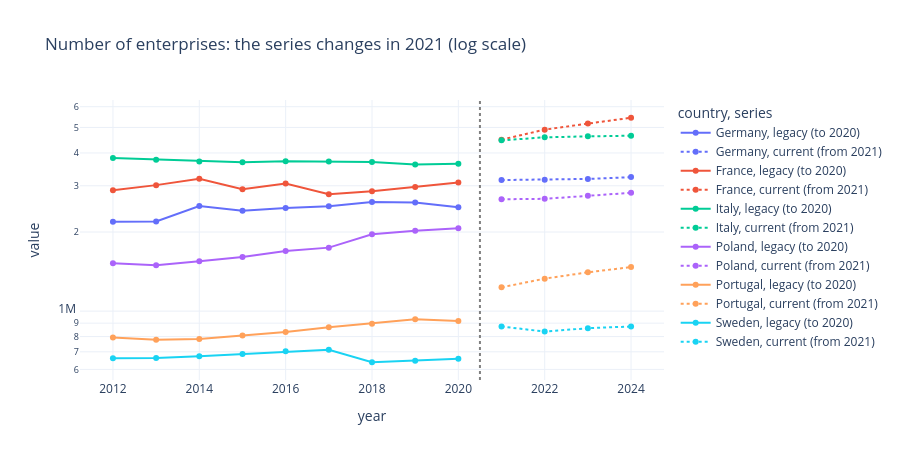

The cell this chart's notebook holds for it:
### Markdown cell above
### 3.6 A known data break: Eurostat business statistics, 2020 → 2021
The enterprise count comes from two different tables. The legacy table ends in **2020**; the current one starts in **2021** with a wider scope and different rules. **Levels jump about 33% between 2020 and 2021 in the median country, which is not real growth.** There is no overlapping year, so the two cannot be converted into one series. For now they are stored as separate indicators and should not be joined into a single time line.

### Code cell
brk = q("""
SELECT f.iso3, f.year, f.value, CASE WHEN i.source_code = 'sbs_na_sca_r2' THEN 'legacy (to 2020)' ELSE 'current (from 2021)' END AS series
FROM fact_country_year f JOIN dim_indicator i USING (indicator_id)
WHERE i.indicator_id LIKE '%V11110%' OR (i.source_code = 'sbs_sc_ovw' AND i.filters::VARCHAR LIKE '%ENT_NR%')
""")
brk = brk[brk.iso3.isin(["SWE", "FRA", "DEU", "ITA", "POL", "PRT"])].assign(country=lambda d: d.iso3.map(names))
fig = px.line(brk, x="year", y="value", color="country", line_dash="series", markers=True, log_y=True,
              title="Number of enterprises: the series changes in 2021 (log scale)")
fig.add_vline(x=2020.5, line_dash="dot", line_color="grey")
fig.update_layout(height=460)
fig.show()

### Figure 1 — Plotly figure (JSON) as saved in the notebook; plotly's stock layout.template omitted (floating-point values rounded to 4 significant figures)
{"data": [{"hovertemplate": "country=Germany<br>series=legacy (to 2020)<br>year=%{x}<br>value=%{y}<extra></extra>", "legendgroup": "Germany, legacy (to 2020)", "line": {"color": "#636efa", "dash": "solid"}, "marker": {"symbol": "circle"}, "mode": "lines+markers", "name": "Germany, legacy (to 2020)", "orientation": "v", "showlegend": true, "type": "scatter", "x": [2012, 2013, 2014, 2015, 2016, 2017, 2018, 2019, 2020], "xaxis": "x", "y": [2190000.0, 2193000.0, 2510000.0, 2408000.0, 2468000.0, 2504000.0, 2601000.0, 2593000.0, 2486000.0], "yaxis": "y"}, {"hovertemplate": "country=Germany<br>series=current (from 2021)<br>year=%{x}<br>value=%{y}<extra></extra>", "legendgroup": "Germany, current (from 2021)", "line": {"color": "#636efa", "dash": "dot"}, "marker": {"symbol": "circle"}, "mode": "lines+markers", "name": "Germany, current (from 2021)", "orientation": "v", "showlegend": true, "type": "scatter", "x": [2021, 2022, 2023, 2024], "xaxis": "x", "y": [3155000.0, 3160000.0, 3185000.0, 3236000.0], "yaxis": "y"}, {"hovertemplate": "country=France<br>series=legacy (to 2020)<br>year=%{x}<br>value=%{y}<extra></extra>", "legendgroup": "France, legacy (to 2020)", "line": {"color": "#EF553B", "dash": "solid"}, "marker": {"symbol": "circle"}, "mode": "lines+markers", "name": "France, legacy (to 2020)", "orientation": "v", "showlegend": true, "type": "scatter", "x": [2012, 2013, 2014, 2015, 2016, 2017, 2018, 2019, 2020], "xaxis": "x", "y": [2882000.0, 3017000.0, 3188000.0, 2909000.0, 3058000.0, 2784000.0, 2860000.0, 2968000.0, 3084000.0], "yaxis": "y"}, {"hovertemplate": "country=France<br>series=current (from 2021)<br>year=%{x}<br>value=%{y}<extra></extra>", "legendgroup": "France, current (from 2021)", "line": {"color": "#EF553B", "dash": "dot"}, "marker": {"symbol": "circle"}, "mode": "lines+markers", "name": "France, current (from 2021)", "orientation": "v", "showlegend": true, "type": "scatter", "x": [2021, 2022, 2023, 2024], "xaxis": "x", "y": [4493000.0, 4907000.0, 5174000.0, 5446000.0], "yaxis": "y"}, {"hovertemplate": "country=Italy<br>series=legacy (to 2020)<br>year=%{x}<br>value=%{y}<extra></extra>", "legendgroup": "Italy, legacy (to 2020)", "line": {"color": "#00cc96", "dash": "solid"}, "marker": {"symbol": "circle"}, "mode": "lines+markers", "name": "Italy, legacy (to 2020)", "orientation": "v", "showlegend": true, "type": "scatter", "x": [2012, 2013, 2014, 2015, 2016, 2017, 2018, 2019, 2020], "xaxis": "x", "y": [3825000.0, 3771000.0, 3715000.0, 3683000.0, 3720000.0, 3712000.0, 3698000.0, 3617000.0, 3640000.0], "yaxis": "y"}, {"hovertemplate": "country=Italy<br>series=current (from 2021)<br>year=%{x}<br>value=%{y}<extra></extra>", "legendgroup": "Italy, current (from 2021)", "line": {"color": "#00cc96", "dash": "dot"}, "marker": {"symbol": "circle"}, "mode": "lines+markers", "name": "Italy, current (from 2021)", "orientation": "v", "showlegend": true, "type": "scatter", "x": [2021, 2022, 2023, 2024], "xaxis": "x", "y": [4466000.0, 4587000.0, 4625000.0, 4652000.0], "yaxis": "y"}, {"hovertemplate": "country=Poland<br>series=legacy (to 2020)<br>year=%{x}<br>value=%{y}<extra></extra>", "legendgroup": "Poland, legacy (to 2020)", "line": {"color": "#ab63fa", "dash": "solid"}, "marker": {"symbol": "circle"}, "mode": "lines+markers", "name": "Poland, legacy (to 2020)", "orientation": "v", "showlegend": true, "type": "scatter", "x": [2012, 2013, 2014, 2015, 2016, 2017, 2018, 2019, 2020], "xaxis": "x", "y": [1520000.0, 1493000.0, 1549000.0, 1607000.0, 1695000.0, 1744000.0, 1960000.0, 2022000.0, 2066000.0], "yaxis": "y"}, {"hovertemplate": "country=Poland<br>series=current (from 2021)<br>year=%{x}<br>value=%{y}<extra></extra>", "legendgroup": "Poland, current (from 2021)", "line": {"color": "#ab63fa", "dash": "dot"}, "marker": {"symbol": "circle"}, "mode": "lines+markers", "name": "Poland, current (from 2021)", "orientation": "v", "showlegend": true, "type": "scatter", "x": [2021, 2022, 2023, 2024], "xaxis": "x", "y": [2665000.0, 2676000.0, 2746000.0, 2821000.0], "yaxis": "y"}, {"hovertemplate": "country=Portugal<br>series=legacy (to 2020)<br>year=%{x}<br>value=%{y}<extra></extra>", "legendgroup": "Portugal, legacy (to 2020)", "line": {"color": "#FFA15A", "dash": "solid"}, "marker": {"symbol": "circle"}, "mode": "lines+markers", "name": "Portugal, legacy (to 2020)", "orientation": "v", "showlegend": true, "type": "scatter", "x": [2012, 2013, 2014, 2015, 2016, 2017, 2018, 2019, 2020], "xaxis": "x", "y": [793100.0, 777300.0, 782800.0, 807200.0, 833000.0, 868100.0, 895800.0, 930300.0, 916300.0], "yaxis": "y"}, {"hovertemplate": "country=Portugal<br>series=current (from 2021)<br>year=%{x}<br>value=%{y}<extra></extra>", "legendgroup": "Portugal, current (from 2021)", "line": {"color": "#FFA15A", "dash": "dot"}, "marker": {"symbol": "circle"}, "mode": "lines+markers", "name": "Portugal, current (from 2021)", "orientation": "v", "showlegend": true, "type": "scatter", "x": [2021, 2022, 2023, 2024], "xaxis": "x", "y": [1232000.0, 1329000.0, 1405000.0, 1471000.0], "yaxis": "y"}, {"hovertemplate": "country=Sweden<br>series=legacy (to 2020)<br>year=%{x}<br>value=%{y}<extra></extra>", "legendgroup": "Sweden, legacy (to 2020)", "line": {"color": "#19d3f3", "dash": "solid"}, "marker": {"symbol": "circle"}, "mode": "lines+markers", "name": "Sweden, legacy (to 2020)", "orientation": "v", "showlegend": true, "type": "scatter", "x": [2012, 2013, 2014, 2015, 2016, 2017, 2018, 2019, 2020], "xaxis": "x", "y": [661800.0, 662900.0, 673200.0, 686400.0, 703000.0, 712100.0, 638700.0, 647800.0, 658800.0], "yaxis": "y"}, {"hovertemplate": "country=Sweden<br>series=current (from 2021)<br>year=%{x}<br>value=%{y}<extra></extra>", "legendgroup": "Sweden, current (from 2021)", "line": {"color": "#19d3f3", "dash": "dot"}, "marker": {"symbol": "circle"}, "mode": "lines+markers", "name": "Sweden, current (from 2021)", "orientation": "v", "showlegend": true, "type": "scatter", "x": [2021, 2022, 2023, 2024], "xaxis": "x", "y": [873900.0, 835500.0, 860900.0, 873900.0], "yaxis": "y"}], "layout": {"height": 460, "legend": {"title": {"text": "country, series"}, "tracegroupgap": 0}, "shapes": [{"line": {"color": "grey", "dash": "dot"}, "type": "line", "x0": 2020.0, "x1": 2020.0, "xref": "x", "y0": 0, "y1": 1, "yref": "y domain"}], "title": {"text": "Number of enterprises: the series changes in 2021 (log scale)"}, "xaxis": {"anchor": "y", "domain": [0, 1], "title": {"text": "year"}}, "yaxis": {"anchor": "x", "domain": [0, 1], "title": {"text": "value"}, "type": "log"}}}
